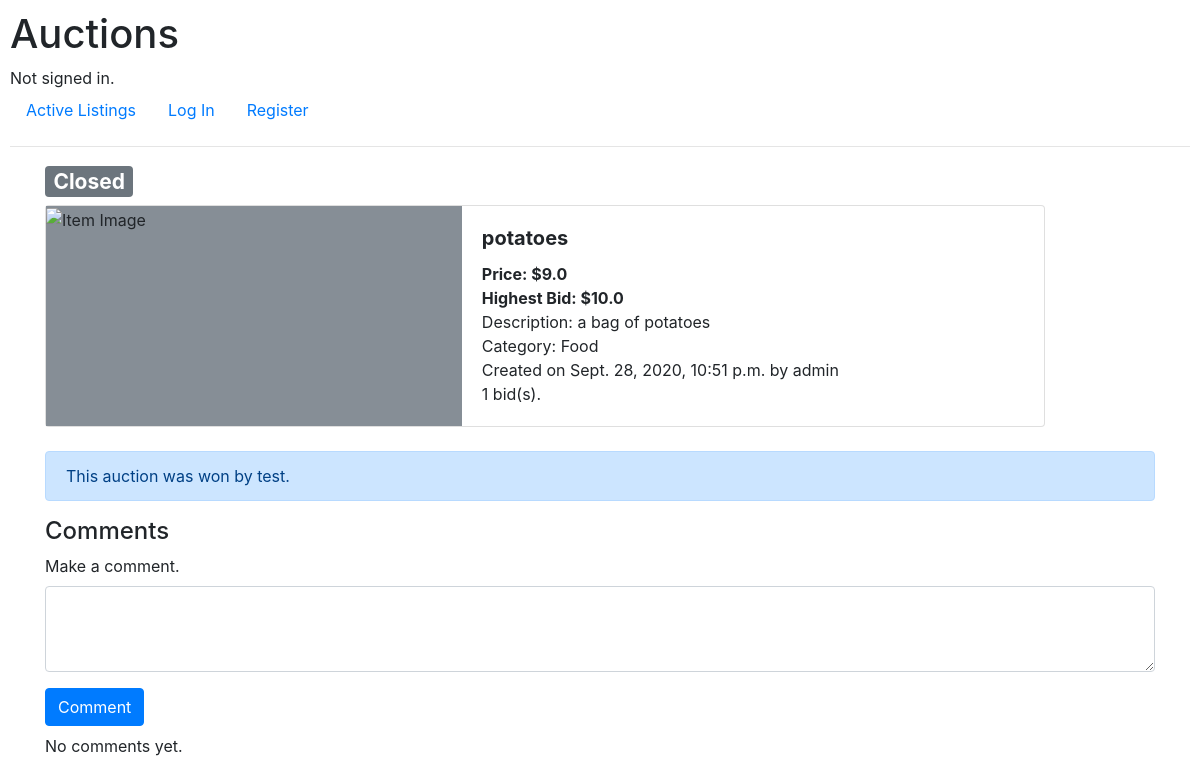
/listing/1, run on the app's committed database.
### auctions/models.py (models this page shows, shortened)
class ListItem(models.Model):
    name = models.CharField(max_length=128)
    description = models.TextField()
    price = models.FloatField(validators=[MinValueValidator(0)])
    date = models.DateTimeField(default=datetime.now)
    category = models.CharField(max_length=64, blank=True, null=True)
    image_link = models.CharField(max_length=512, blank=True, null=True)
    owner = models.ForeignKey(User, on_delete=models.CASCADE, related_name="listings")
    open = models.BooleanField(default=True)

class Bid(models.Model):
    value = models.FloatField(validators=[MinValueValidator(0)])
    item = models.ForeignKey(ListItem, on_delete=models.CASCADE, related_name="bids")
    user = models.ForeignKey(User, on_delete=models.CASCADE, related_name="bids")
    date = models.DateTimeField(default=datetime.now)

class User(AbstractUser):
    pass

### auctions/views.py (the view)
# urls.py: path("listing/<int:item_id>", views.item_page, name="item_page"),
def item_page(request, item_id):
    try:
        item = ListItem.objects.get(pk=item_id)
    except ListItem.DoesNotExist:
        return render(request, "auctions/error.html", {"message": "Item does not exist"})
    comments = item.comments.all().order_by("-date")
    bids = item.bids.all()
    if bids:
        bids = bids.order_by("-date")
    user_bids = []
    for bid in bids:
        if bid.user == request.user:
            user_bids.append(bid)
    comment_form = CommentForm()
    return render(request, "auctions/item_page.html", {"item": item, "comments": comments,
                    "bids": bids, "user_bids": user_bids,  "comment_form": comment_form})

### auctions/forms.py
class CommentForm(forms.Form):
    text = forms.Textarea()
    item = forms.HiddenInput()
    user = forms.HiddenInput()

### auctions/templates/auctions/item_page.html (shortened to what this page needs)
{% extends "auctions/layout.html" %}
{% load crispy_forms_tags %}
{% block body %}
    <div style="display: flex">
    {% if item.open == True %}
        <h3><span class="badge badge-primary">Open</span></h3>
    {% else %}
        <h3><span class="badge badge-secondary">Closed</span></h3>
    {% endif %}
    </div>
    <div class="card mb-4" style="max-width: 1000px;">
        <div class="row no-gutters">
                <div class="col-sm-5" style="background: #868e96;">
                    {% if item.image_link %}
                        <img src="{{ item.image_link}}" class="card-img-top" alt="Item Image"
                            style="height: 330px !important"
                        >
                {% endif %}
            </div>
            <div class="col-sm-7">
                <div class="card-body">
                    <h5 class="card-title"><strong>{{ item.name }}</strong></h5>
                    <p class="card-text"><strong>Price: ${{ item.price }}</strong>
                        <br>
                        {% if bids %}
                            <strong>Highest Bid: ${{ bids.0.value }}</strong>
                        {% else %}
                            No bids yet.
                        {% endif %}
                        <br>
                        Description: {{ item.description }}
                        <br>
                        Category: {{ item.category }}
                        <br>
                        Created on {{ item.date }} by {{ item.owner }}
                    </p>
                    {{ bids|length }} bid(s).
                  </div>
            </div>
        </div>
    </div>
    {% if item.open == False %}
        {% if bids and bids.0.user == user %}
            <div class="alert alert-success" role="alert">
                Congratulations! You won this auction!
            </div>
        {% elif bids %}
            <div class="alert alert-primary" role="alert">
                This auction was won by {{ bids.0.user }}.
            </div>
        {% else %}
            <div class="alert alert-primary" role="alert">
                This auction was won by no one.
            </div>
        {% endif %}
    {% endif %}
    <h4>Comments</h4>
    <form action="{% url 'comment' %}" method="POST">
            <div class="form-group">
              <label for="comment">Make a comment.</label>
              <textarea class="form-control" name="text" id="comment" rows="3"></textarea>
            </div>
        <button type="submit" class="btn btn-primary mb-2">Comment</button>
    </form>
    {% for comment in comments %}
        <div class="alert alert-secondary mb-2" role="alert">
            {{ comment.text }}
            <br>
            {{ comment.user }} - {{ comment.date }}
        </div>
    {% empty %}
        No comments yet.
    {% endfor %}
{% endblock %}

### auctions/static/auctions/styles.css (style rules this page uses)
body { padding: 10px; }

### data on the page
ListItem: name "potatoes", price "9.0", description "a bag of potatoes", category "Food", date "Sept. 28, 2020, 10:51 p.m.", owner "admin"
Bid: value "10.0", user.username "test"

### other printed values
{{ bids|length }} "1"
